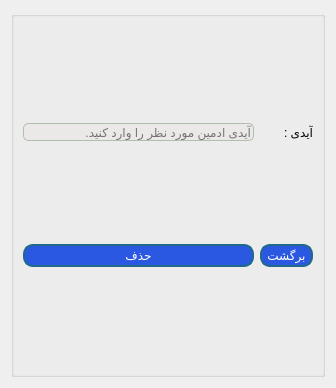
<?xml version="1.0" encoding="UTF-8"?>
<ui version="4.0">
 <class>DeleteAdmin</class>
 <widget class="QDialog" name="DeleteAdmin">
  <property name="geometry">
   <rect>
    <x>0</x>
    <y>0</y>
    <width>336</width>
    <height>388</height>
   </rect>
  </property>
  <property name="windowTitle">
   <string>حذف ادمین</string>
  </property>
  <property name="windowIcon">
   <iconset resource="resources.qrc">
    <normaloff>:/img/images/login.png</normaloff>:/img/images/login.png</iconset>
  </property>
  <property name="styleSheet">
   <string notr="true">
QLineEdit{
	border : 1px solid #b0bfae;
	border-radius : 5px;
	background-color : #ebe8e8;
}

QPushButton{
	border-radius: 10px;
	padding : 2px 5px;
	background :#2b58e0;
	border : 2px solid #21698a;
	color : white;
}
QPushButton:hover {
	background-color : #75a0eb ;
}
QToolButton
{
border-radius:10px;
background:red;
color:white;
}
</string>
  </property>
  <layout class="QVBoxLayout" name="verticalLayout">
   <item>
    <widget class="QGroupBox" name="groupBox">
     <property name="title">
      <string/>
     </property>
     <property name="alignment">
      <set>Qt::AlignRight|Qt::AlignTrailing|Qt::AlignVCenter</set>
     </property>
     <property name="flat">
      <bool>false</bool>
     </property>
     <layout class="QGridLayout" name="gridLayout">
      <item row="1" column="0">
       <widget class="QPushButton" name="delete_2">
        <property name="text">
         <string>حذف</string>
        </property>
       </widget>
      </item>
      <item row="1" column="1">
       <widget class="QPushButton" name="back">
        <property name="text">
         <string>برگشت</string>
        </property>
       </widget>
      </item>
      <item row="0" column="1">
       <widget class="QLabel" name="label">
        <property name="text">
         <string>آیدی :</string>
        </property>
       </widget>
      </item>
      <item row="0" column="0">
       <widget class="QLineEdit" name="lineEdit">
        <property name="placeholderText">
         <string>آیدی ادمین مورد نظر را وارد کنید.</string>
        </property>
       </widget>
      </item>
     </layout>
    </widget>
   </item>
  </layout>
 </widget>
 <resources>
  <include location="resources.qrc"/>
 </resources>
 <connections/>
</ui>
